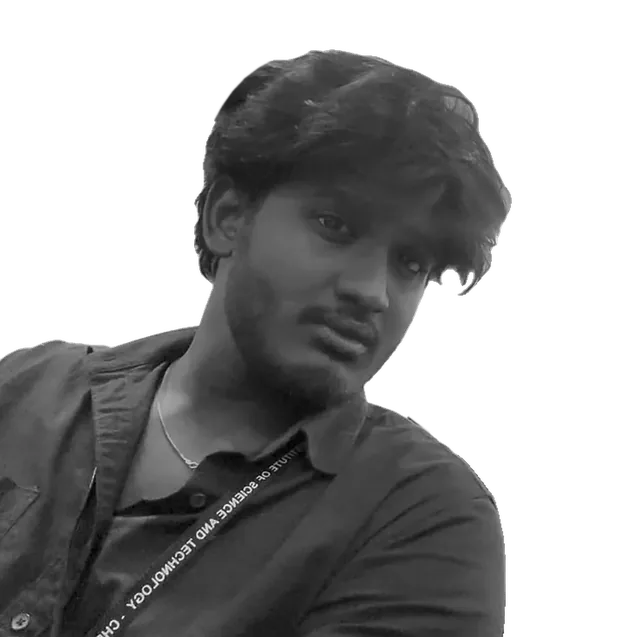
#> input picture tools/portrait.webp, 640 x 637 px
$ python -i portrait.py   (imports and definitions only)
#> lines starting #> are read from the running program, lines starting #| are printed output that depends on the picture
"""Turns a transparent-background photo cutout into a halftone dot grid (needs Pillow + numpy).
Only used when you run `python tools/build.py --portrait your-cutout.png`."""
from __future__ import annotations


def sample(path: str, grid: int = 70) -> dict:
#> called with path = 'portrait.webp', grid = 70
    import numpy as np
    from PIL import Image, ImageFilter, ImageOps

    im = Image.open(path).convert("RGBA")
#> im is the input picture: PIL image 640x637 RGBA; mean R, G, B, A 38.5, 38.5, 38.5, 130.8
    side = min(im.size)
#> side = 637
    im = im.crop((0, 0, side, side))
#> im: PIL image 637x637 RGBA
    alpha = im.split()[3]
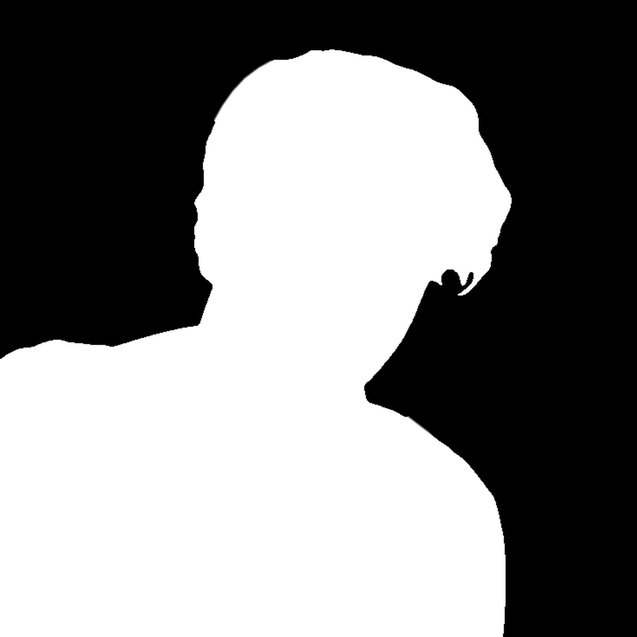
#> alpha: PIL image 637x637 L; min 0, max 255, mean 131.5
    lum = ImageOps.grayscale(im.convert("RGB"))
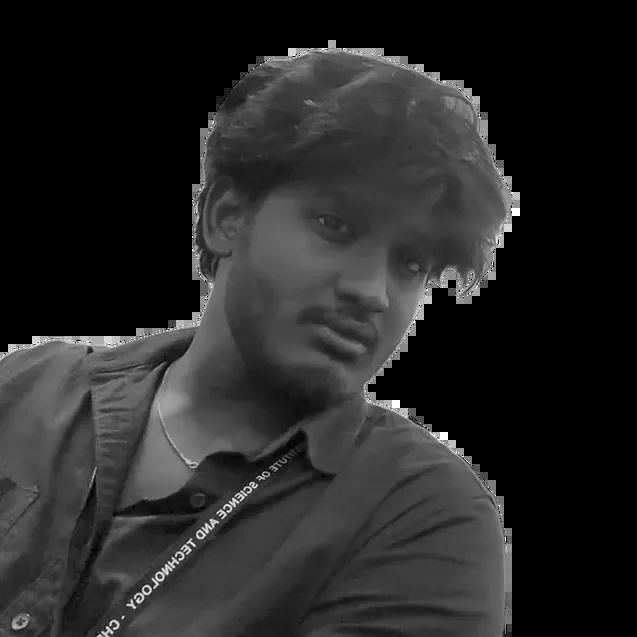
#> lum: PIL image 637x637 L; min 0, max 255, mean 38.7
    # local contrast so eyes / nose / jaw survive the downsampling
    lum = lum.filter(ImageFilter.UnsharpMask(radius=side // 60, percent=140, threshold=0))
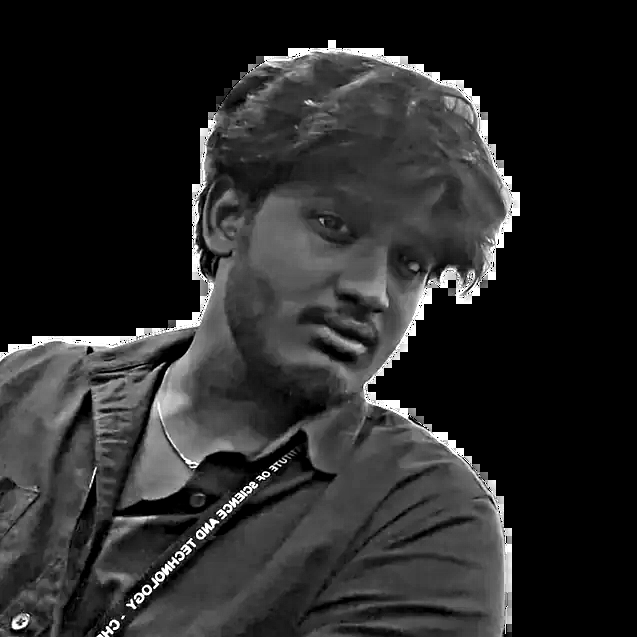
#> lum: PIL image 637x637 L; min 0, max 255, mean 40.6

    a = np.asarray(alpha, dtype=float) / 255
    L = np.asarray(lum, dtype=float) / 255
    inside = L[a > 0.5]
    lo, hi = np.percentile(inside, 2), np.percentile(inside, 98)
#> lo = 0; hi = 0.706
    L = np.clip((L - lo) / (hi - lo + 1e-6), 0, 1) ** 0.8
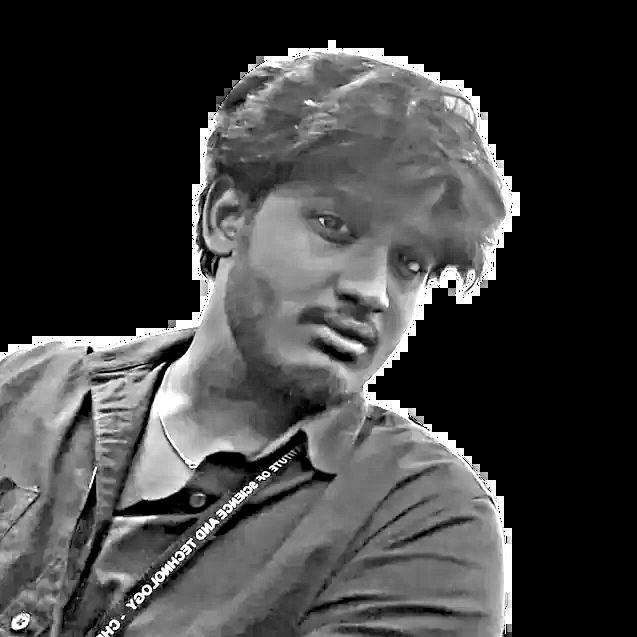
#> L: shape (637, 637) float64; min 0, max 1, mean 0.253

    # box-downsample with alpha premultiplied so edges don't pick up a dark fringe
    pre = Image.fromarray((L * a * 255).astype("uint8")).resize((grid, grid), Image.BOX)
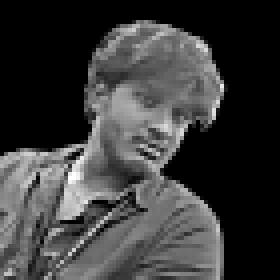
#> pre: PIL image 70x70 L (shown 4 times larger); min 0, max 255, mean 58.6
    P = np.asarray(pre, dtype=float) / 255
    A = np.asarray(alpha.resize((grid, grid), Image.BOX), dtype=float) / 255
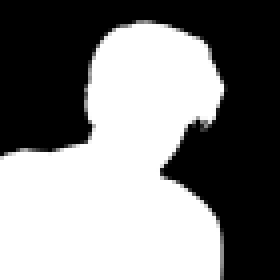
#> A: shape (70, 70) float64 (shown 4 times larger); min 0, max 1, mean 0.516

    dots = []
    for r in range(grid):
        for c in range(grid):
            if A[r, c] < 0.35:
                continue
            lv = P[r, c] / max(A[r, c], 1e-6)
            cover = min(1.0, (A[r, c] - 0.35) / 0.4)
            size = 0.5 * (0.16 + 0.84 * lv) * cover  # radius in cell units (max 0.5)
            if size > 0.05:
                dots.append([c, r, round(size, 3)])
#> after the loop, dots = 2549 items, first 6: [34, 5, 0.182], [35, 5, 0.157], [36, 5, 0.27], [37, 5, 0.143], [30, 6, 0.135], [31, 6, 0.157]
    return {"grid": grid, "dots": dots}

>>> result = sample('portrait.webp')
#> result = 2 items
